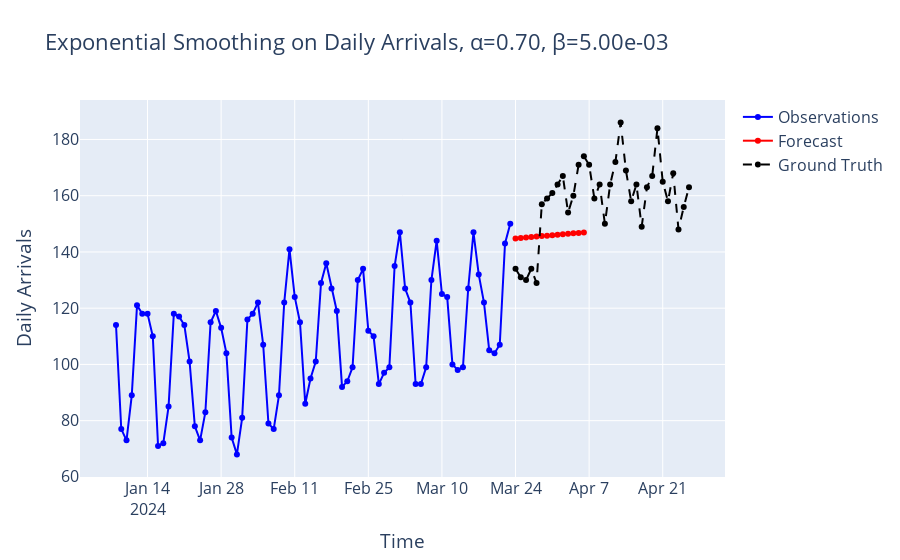

Source (notebook cell):
### Code cell
alpha = 0.7
beta = 0.005

# Fit the model with additive trend and multiplicative seasonality
model = ExponentialSmoothing(
    df_filtered['arrivals'],
    trend="add",
    seasonal=None,
    initialization_method="known",  # Use known initialization
    initial_level=df_filtered['arrivals'].iloc[0],  # Provide initial level directly
    initial_trend=0                    # Provide initial trend directly
)


# Fit the model with specified smoothing parameters
fitted_model = model.fit(
      smoothing_level=alpha,    # Alpha: Level smoothing
      smoothing_trend=beta,     # Beta: Trend smoothing (Replaces smoothing_slope)
      optimized=False           # Set to False since we specify parameters
)

# Forecast for the next 14 days
forecast_horizon = 14
forecast = fitted_model.forecast(forecast_horizon)

# Create a forecast index
forecast_index = pd.date_range(start=df_filtered['arrivals'].index[-1] + pd.Timedelta(days=1),
                               periods=forecast_horizon, 
                               freq='D')

# Convert the forecast to a Pandas Series
forecast_series = pd.Series(forecast, index=forecast_index)

# Plot the combined data
fig = go.Figure()

# Add historical data
fig.add_trace(go.Scatter(x=df_filtered.index, y=df_filtered['arrivals'],
                         mode="lines+markers", name="Observations", line=dict(color='blue')))

# Add forecast data
fig.add_trace(go.Scatter(x=forecast_series.index, y=forecast_series,
                         mode="lines+markers", name="Forecast", line=dict(color='red')))

# Add the ground truth for the forecast period
df_ground_truth = df.loc["2024-03-24":"2024-04-26"]
fig.add_trace(go.Scatter(x=df_ground_truth.index, y=df_ground_truth['arrivals'],
                         mode="lines+markers", name="Ground Truth", line=dict(color='black', dash="dash")))

# Update layout
fig.update_layout(
    title_text=f"Exponential Smoothing on Daily Arrivals, α={alpha:.2f}, β={beta:.2e}",
    xaxis_title="Time",
    yaxis_title="Daily Arrivals",
    font=dict(size=16),
    showlegend=True
)

fig.show()

### Figure 1 — Plotly figure (JSON) as saved in the notebook; plotly's stock layout.template omitted (floating-point values rounded to 4 significant figures)
{"data": [{"line": {"color": "blue"}, "mode": "lines+markers", "name": "Observations", "type": "scatter", "x": ["2024-01-08T00:00:00+00:00", "2024-01-09T00:00:00+00:00", "2024-01-10T00:00:00+00:00", "2024-01-11T00:00:00+00:00", "2024-01-12T00:00:00+00:00", "2024-01-13T00:00:00+00:00", "2024-01-14T00:00:00+00:00", "2024-01-15T00:00:00+00:00", "2024-01-16T00:00:00+00:00", "2024-01-17T00:00:00+00:00", "2024-01-18T00:00:00+00:00", "2024-01-19T00:00:00+00:00", "2024-01-20T00:00:00+00:00", "2024-01-21T00:00:00+00:00", "2024-01-22T00:00:00+00:00", "2024-01-23T00:00:00+00:00", "2024-01-24T00:00:00+00:00", "2024-01-25T00:00:00+00:00", "2024-01-26T00:00:00+00:00", "2024-01-27T00:00:00+00:00", "2024-01-28T00:00:00+00:00", "2024-01-29T00:00:00+00:00", "2024-01-30T00:00:00+00:00", "2024-01-31T00:00:00+00:00", "2024-02-01T00:00:00+00:00", "2024-02-02T00:00:00+00:00", "2024-02-03T00:00:00+00:00", "2024-02-04T00:00:00+00:00", "2024-02-05T00:00:00+00:00", "2024-02-06T00:00:00+00:00", "2024-02-07T00:00:00+00:00", "2024-02-08T00:00:00+00:00", "2024-02-09T00:00:00+00:00", "2024-02-10T00:00:00+00:00", "2024-02-11T00:00:00+00:00", "2024-02-12T00:00:00+00:00", "2024-02-13T00:00:00+00:00", "2024-02-14T00:00:00+00:00", "2024-02-15T00:00:00+00:00", "2024-02-16T00:00:00+00:00", "2024-02-17T00:00:00+00:00", "2024-02-18T00:00:00+00:00", "2024-02-19T00:00:00+00:00", "2024-02-20T00:00:00+00:00", "2024-02-21T00:00:00+00:00", "2024-02-22T00:00:00+00:00", "2024-02-23T00:00:00+00:00", "2024-02-24T00:00:00+00:00", "2024-02-25T00:00:00+00:00", "2024-02-26T00:00:00+00:00", "2024-02-27T00:00:00+00:00", "2024-02-28T00:00:00+00:00", "2024-02-29T00:00:00+00:00", "2024-03-01T00:00:00+00:00", "2024-03-02T00:00:00+00:00", "2024-03-03T00:00:00+00:00", "2024-03-04T00:00:00+00:00", "2024-03-05T00:00:00+00:00", "2024-03-06T00:00:00+00:00", "2024-03-07T00:00:00+00:00", "2024-03-08T00:00:00+00:00", "2024-03-09T00:00:00+00:00", "2024-03-10T00:00:00+00:00", "2024-03-11T00:00:00+00:00", "2024-03-12T00:00:00+00:00", "2024-03-13T00:00:00+00:00", "2024-03-14T00:00:00+00:00", "2024-03-15T00:00:00+00:00", "2024-03-16T00:00:00+00:00", "2024-03-17T00:00:00+00:00", "2024-03-18T00:00:00+00:00", "2024-03-19T00:00:00+00:00", "2024-03-20T00:00:00+00:00", "2024-03-21T00:00:00+00:00", "2024-03-22T00:00:00+00:00", "2024-03-23T00:00:00+00:00"], "y": [114, 77, 73, 89, 121, 118, 118, 110, 71, 72, 85, 118, 117, 114, 101, 78, 73, 83, 115, 119, 113, 104, 74, 68, 81, 116, 118, 122, 107, 79, 77, 89, 122, 141, 124, 115, 86, 95, 101, 129, 136, 127, 119, 92, 94, 99, 130, 134, 112, 110, 93, 97, 99, 135, 147, 127, 122, 93, 93, 99, 130, 144, 125, 124, 100, 98, 99, 127, 147, 132, 122, 105, 104, 107, 143, 150]}, {"line": {"color": "red"}, "mode": "lines+markers", "name": "Forecast", "type": "scatter", "x": ["2024-03-24T00:00:00+00:00", "2024-03-25T00:00:00+00:00", "2024-03-26T00:00:00+00:00", "2024-03-27T00:00:00+00:00", "2024-03-28T00:00:00+00:00", "2024-03-29T00:00:00+00:00", "2024-03-30T00:00:00+00:00", "2024-03-31T00:00:00+00:00", "2024-04-01T00:00:00+00:00", "2024-04-02T00:00:00+00:00", "2024-04-03T00:00:00+00:00", "2024-04-04T00:00:00+00:00", "2024-04-05T00:00:00+00:00", "2024-04-06T00:00:00+00:00"], "y": [144.8, 145.0, 145.1, 145.3, 145.5, 145.6, 145.8, 146.0, 146.1, 146.3, 146.4, 146.6, 146.8, 146.9]}, {"line": {"color": "black", "dash": "dash"}, "mode": "lines+markers", "name": "Ground Truth", "type": "scatter", "x": ["2024-03-24T00:00:00+00:00", "2024-03-25T00:00:00+00:00", "2024-03-26T00:00:00+00:00", "2024-03-27T00:00:00+00:00", "2024-03-28T00:00:00+00:00", "2024-03-29T00:00:00+00:00", "2024-03-30T00:00:00+00:00", "2024-03-31T00:00:00+00:00", "2024-04-01T00:00:00+00:00", "2024-04-02T00:00:00+00:00", "2024-04-03T00:00:00+00:00", "2024-04-04T00:00:00+00:00", "2024-04-05T00:00:00+00:00", "2024-04-06T00:00:00+00:00", "2024-04-07T00:00:00+00:00", "2024-04-08T00:00:00+00:00", "2024-04-09T00:00:00+00:00", "2024-04-10T00:00:00+00:00", "2024-04-11T00:00:00+00:00", "2024-04-12T00:00:00+00:00", "2024-04-13T00:00:00+00:00", "2024-04-14T00:00:00+00:00", "2024-04-15T00:00:00+00:00", "2024-04-16T00:00:00+00:00", "2024-04-17T00:00:00+00:00", "2024-04-18T00:00:00+00:00", "2024-04-19T00:00:00+00:00", "2024-04-20T00:00:00+00:00", "2024-04-21T00:00:00+00:00", "2024-04-22T00:00:00+00:00", "2024-04-23T00:00:00+00:00", "2024-04-24T00:00:00+00:00", "2024-04-25T00:00:00+00:00", "2024-04-26T00:00:00+00:00"], "y": [134, 131, 130, 134, 129, 157, 159, 161, 164, 167, 154, 160, 171, 174, 171, 159, 164, 150, 164, 172, 186, 169, 158, 164, 149, 163, 167, 184, 165, 158, 168, 148, 156, 163]}], "layout": {"font": {"size": 16}, "showlegend": true, "title": {"text": "Exponential Smoothing on Daily Arrivals, α=0.70, β=5.00e-03"}, "xaxis": {"title": {"text": "Time"}}, "yaxis": {"title": {"text": "Daily Arrivals"}}}}
